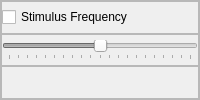
                        <widget class="QFrame" name="Spikeling_StimFre_frame">
                         <property name="sizePolicy">
                          <sizepolicy hsizetype="Preferred" vsizetype="Expanding">
                           <horstretch>0</horstretch>
                           <verstretch>0</verstretch>
                          </sizepolicy>
                         </property>
                         <property name="frameShape">
                          <enum>QFrame::StyledPanel</enum>
                         </property>
                         <property name="frameShadow">
                          <enum>QFrame::Raised</enum>
                         </property>
                         <layout class="QVBoxLayout" name="verticalLayout_22">
                          <property name="spacing">
                           <number>0</number>
                          </property>
                          <property name="leftMargin">
                           <number>0</number>
                          </property>
                          <property name="topMargin">
                           <number>0</number>
                          </property>
                          <property name="rightMargin">
                           <number>0</number>
                          </property>
                          <property name="bottomMargin">
                           <number>0</number>
                          </property>
                          <item>
                           <widget class="QFrame" name="Spikeling_StimFre_checkBox_frame">
                            <property name="frameShape">
                             <enum>QFrame::StyledPanel</enum>
                            </property>
                            <property name="frameShadow">
                             <enum>QFrame::Raised</enum>
                            </property>
                            <layout class="QHBoxLayout" name="horizontalLayout_38">
                             <property name="spacing">
                              <number>0</number>
                             </property>
                             <property name="leftMargin">
                              <number>0</number>
                             </property>
                             <property name="topMargin">
                              <number>0</number>
                             </property>
                             <property name="rightMargin">
                              <number>0</number>
                             </property>
                             <property name="bottomMargin">
                              <number>0</number>
                             </property>
                             <item>
                              <widget class="QCheckBox" name="Spikeling_StimFre_checkBox">
                               <property name="text">
                                <string>Stimulus Frequency</string>
                               </property>
                              </widget>
                             </item>
                            </layout>
                           </widget>
                          </item>
                          <item>
                           <widget class="QFrame" name="Spikeling_StimFre_slider_frame">
                            <property name="frameShape">
                             <enum>QFrame::StyledPanel</enum>
                            </property>
                            <property name="frameShadow">
                             <enum>QFrame::Raised</enum>
                            </property>
                            <layout class="QHBoxLayout" name="horizontalLayout_40">
                             <property name="spacing">
                              <number>0</number>
                             </property>
                             <property name="leftMargin">
                              <number>0</number>
                             </property>
                             <property name="topMargin">
                              <number>0</number>
                             </property>
                             <property name="rightMargin">
                              <number>0</number>
                             </property>
                             <property name="bottomMargin">
                              <number>0</number>
                             </property>
                             <item>
                              <widget class="QSlider" name="Spikeling_StimFre_slider">
                               <property name="enabled">
                                <bool>false</bool>
                               </property>
                               <property name="minimum">
                                <number>-100</number>
                               </property>
                               <property name="maximum">
                                <number>100</number>
                               </property>
                               <property name="singleStep">
                                <number>10</number>
                               </property>
                               <property name="pageStep">
                                <number>25</number>
                               </property>
                               <property name="orientation">
                                <enum>Qt::Horizontal</enum>
                               </property>
                               <property name="tickPosition">
                                <enum>QSlider::TicksBelow</enum>
                               </property>
                              </widget>
                             </item>
                            </layout>
                           </widget>
                          </item>
                          <item>
                           <widget class="QFrame" name="Spikeling_StimFre_image_frame">
                            <property name="frameShape">
                             <enum>QFrame::StyledPanel</enum>
                            </property>
                            <property name="frameShadow">
                             <enum>QFrame::Raised</enum>
                            </property>
                            <layout class="QHBoxLayout" name="horizontalLayout_39">
                             <property name="spacing">
                              <number>0</number>
                             </property>
                             <property name="leftMargin">
                              <number>0</number>
                             </property>
                             <property name="topMargin">
                              <number>0</number>
                             </property>
                             <property name="rightMargin">
                              <number>0</number>
                             </property>
                             <property name="bottomMargin">
                              <number>0</number>
                             </property>
                             <item>
                              <widget class="QLabel" name="Spikeling_StimFre_image">
                               <property name="sizePolicy">
                                <sizepolicy hsizetype="Fixed" vsizetype="Preferred">
                                 <horstretch>0</horstretch>
                                 <verstretch>0</verstretch>
                                </sizepolicy>
                               </property>
                               <property name="minimumSize">
                                <size>
                                 <width>0</width>
                                 <height>20</height>
                                </size>
                               </property>
                               <property name="maximumSize">
                                <size>
                                 <width>16777215</width>
                                 <height>20</height>
                                </size>
                               </property>
                               <property name="text">
                                <string/>
                               </property>
                               <property name="pixmap">
                                <pixmap resource="icons.qrc">:/images/Pictures &amp; Logos/StimFrequency.png</pixmap>
                               </property>
                               <property name="scaledContents">
                                <bool>true</bool>
                               </property>
                              </widget>
                             </item>
                            </layout>
                           </widget>
                          </item>
                         </layout>
                        </widget>
